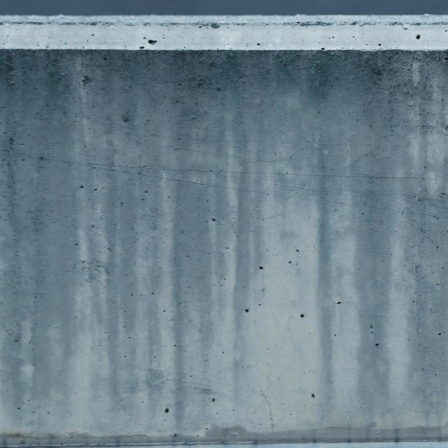
#> input picture kaggle_datasets/Negative/Images/Rissbilder_for_Florian_9S6A2812_949_217_2174_2045.jpg, 448 x 448 px, found by its file name; its folder holds only this picture in this run
$ python crack_detection.py
#> lines starting #> are read from the running program, lines starting #| are printed output that depends on the picture
import sys
import cv2
import numpy as np
import os
from sklearn.model_selection import train_test_split
from sklearn.svm import SVC
from sklearn.metrics import accuracy_score

BASE_DIR = os.path.dirname(os.path.abspath(__file__))

DIR_DATASET = os.path.join(BASE_DIR, "kaggle_datasets")
DIR_PROCESSED_IMAGES = os.path.join(BASE_DIR, "processed_images")
DIR_TEST_IMAGES = os.path.join(BASE_DIR, "test_images")

for directory in [DIR_DATASET, DIR_PROCESSED_IMAGES, DIR_TEST_IMAGES]:
    os.makedirs(directory, exist_ok=True)


def load_images(dataset_path):
#> called with dataset_path = 'kaggle_datasets'
    images = []
    labels = []
    categories = {"Positive": 1, "Negative": 0}
    for category, label in categories.items():
        folder_path = os.path.join(dataset_path, category, "Images")
        if not os.path.exists(folder_path):
            print(f"Warning: {folder_path} does not exist. Skipping.")
            continue

        for filename in os.listdir(folder_path):
            img_path = os.path.join(folder_path, filename)
            img = cv2.imread(img_path, cv2.IMREAD_GRAYSCALE)
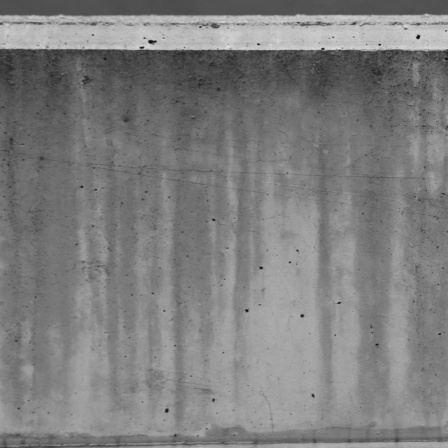
#> img: shape (448, 448); min 13, max 220, mean 126.2

            if img is not None:
                img = cv2.resize(img, (100, 100))
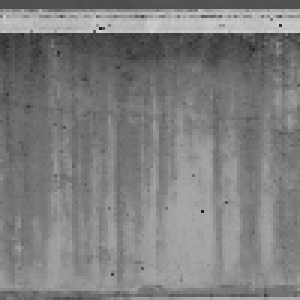
#> img: shape (100, 100) (shown 3 times larger); min 29, max 211, mean 125.8
                img = img.flatten().astype(np.float32) / 255.0
#> img = 10000 values, max 0.827 at index 1050, min 0.114 at index 933, mean 0.493
                images.append(img)
                labels.append(label)

    return np.array(images), np.array(labels)


# [54 lines left out: functions detect_cracks, predict_image, not called in this run]


def train_model(DIR_DATASET):
    X, y = load_images(DIR_DATASET)
#> y = [1, 0]
    X_train, X_test, y_train, y_test = (
        train_test_split(X, y,
                         test_size=0.2,
                         random_state=42))
#> y_train = [1]; y_test = [0]
    model = SVC(kernel="rbf", class_weight="balanced")
#> (the run stopped early here; a loop or call above may not have finished)
